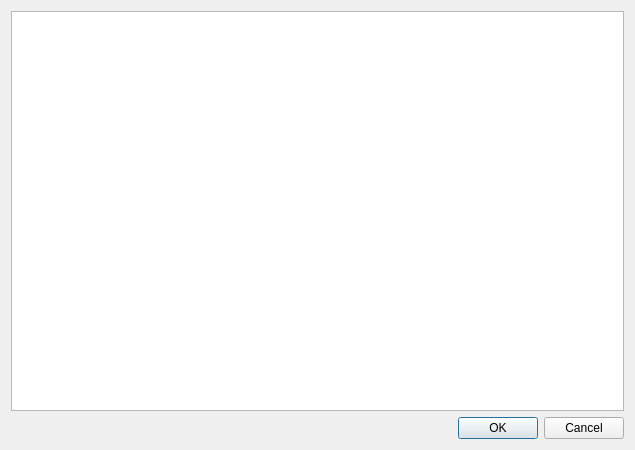
<?xml version="1.0" encoding="UTF-8"?>
<ui version="4.0">
 <class>ImportXlsxDialog</class>
 <widget class="QDialog" name="ImportXlsxDialog">
  <property name="geometry">
   <rect>
    <x>0</x>
    <y>0</y>
    <width>635</width>
    <height>450</height>
   </rect>
  </property>
  <property name="windowTitle">
   <string>Dialog</string>
  </property>
  <layout class="QVBoxLayout" name="verticalLayout">
   <item>
    <widget class="QTreeView" name="treeView"/>
   </item>
   <item>
    <widget class="QDialogButtonBox" name="buttonBox">
     <property name="orientation">
      <enum>Qt::Orientation::Horizontal</enum>
     </property>
     <property name="standardButtons">
      <set>QDialogButtonBox::StandardButton::Cancel|QDialogButtonBox::StandardButton::Ok</set>
     </property>
    </widget>
   </item>
  </layout>
 </widget>
 <resources/>
 <connections>
  <connection>
   <sender>buttonBox</sender>
   <signal>rejected()</signal>
   <receiver>ImportXlsxDialog</receiver>
   <slot>reject()</slot>
   <hints>
    <hint type="sourcelabel">
     <x>328</x>
     <y>437</y>
    </hint>
    <hint type="destinationlabel">
     <x>286</x>
     <y>274</y>
    </hint>
   </hints>
  </connection>
 </connections>
</ui>
